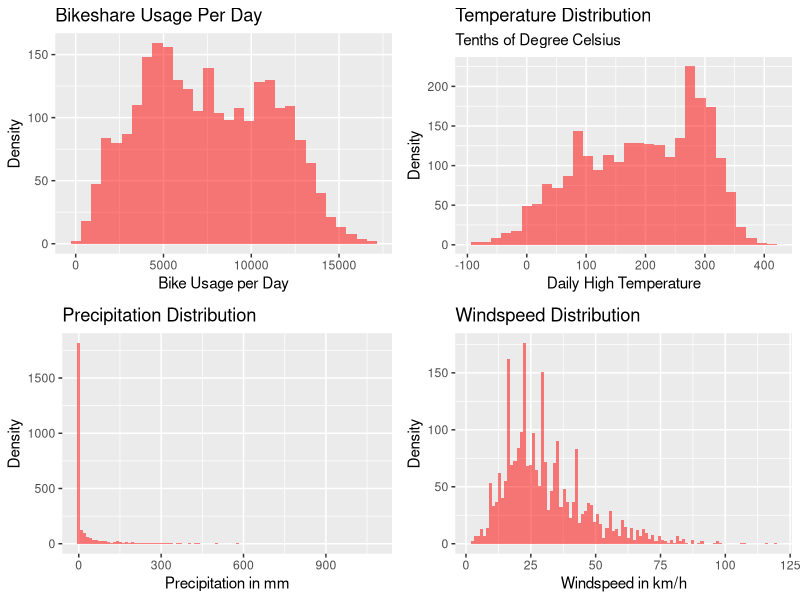
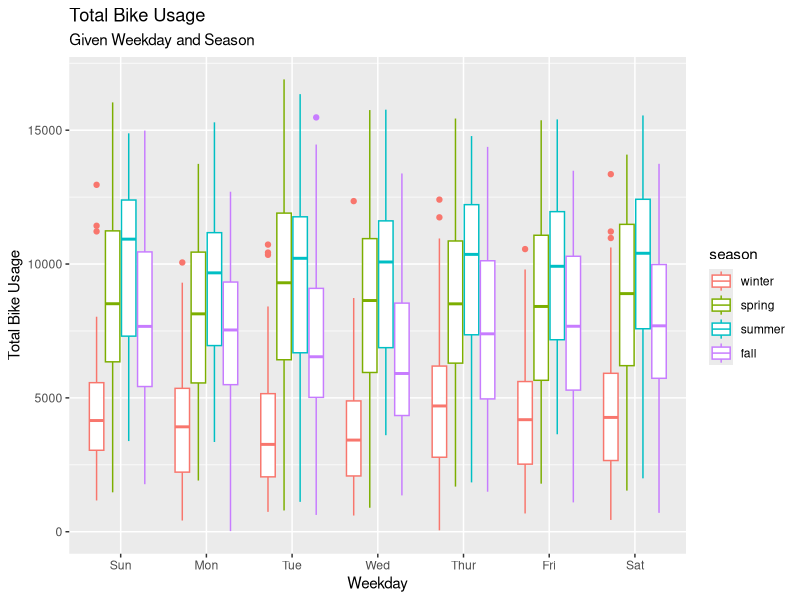
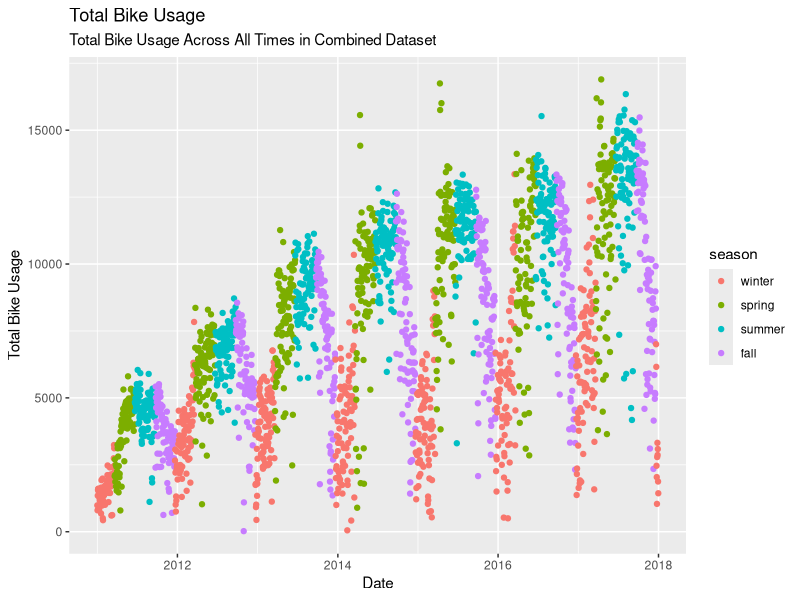
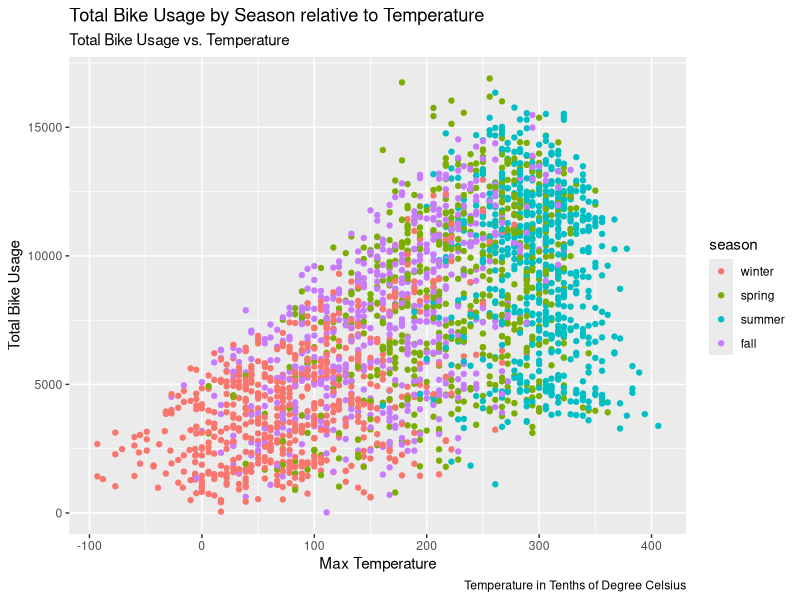
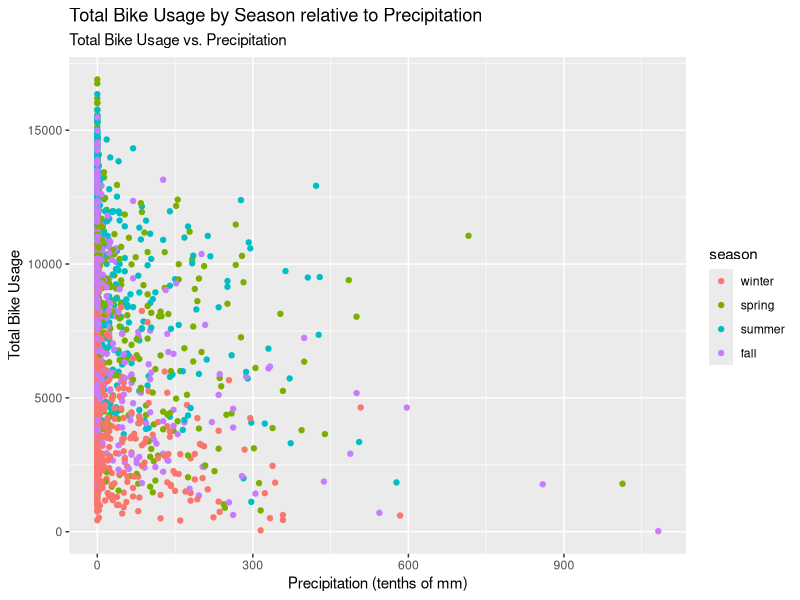
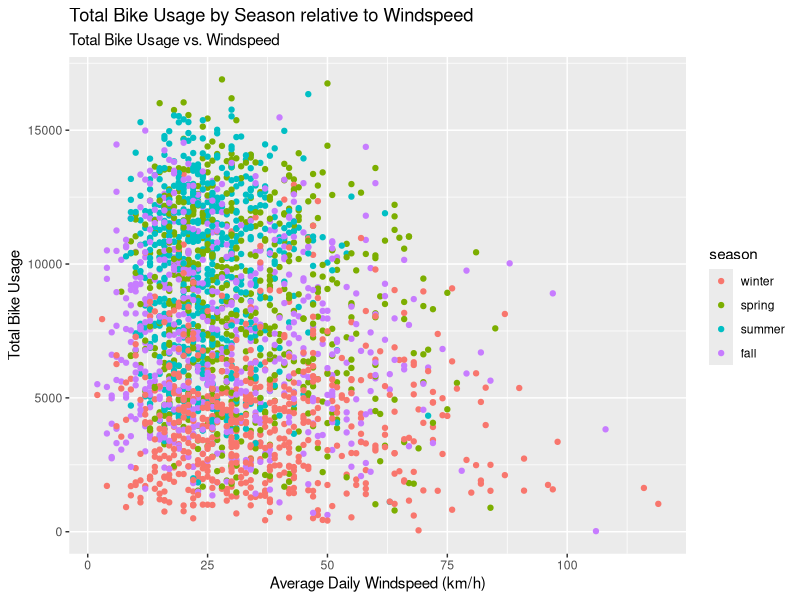
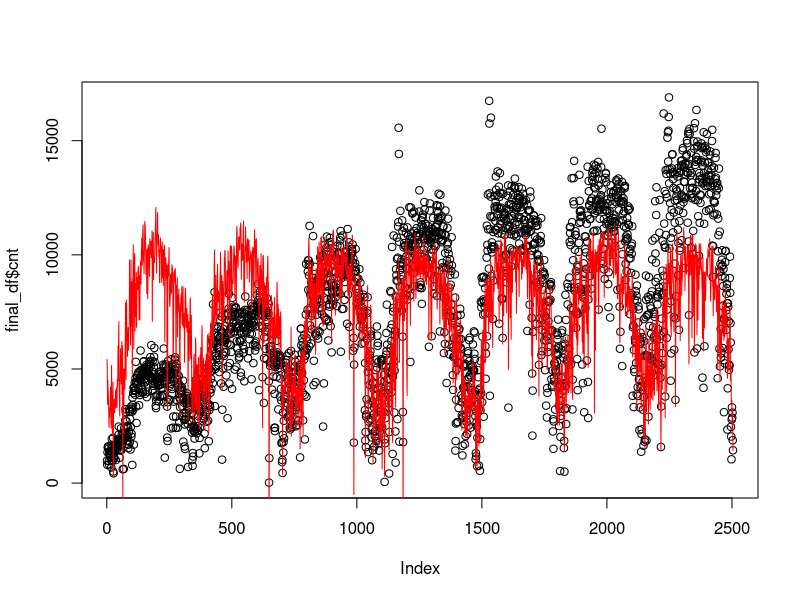

Source code (R) for these figures, in order:
## ---- chunk 1
knitr::opts_chunk$set(echo = TRUE)
library(tidyverse)
library(ggplot2)
require(gridExtra)
library(kableExtra)
library(broom)

final_df <- read_csv('../Data/final_df.csv')
## ---- chunk 2
usage_hist <- final_df %>% 
  ggplot() +
  geom_histogram(mapping = aes(cnt), fill = 'red', alpha = 0.5) +
    labs(
    x = "Bike Usage per Day",
    y = "Density",
    title = "Bikeshare Usage Per Day"
  )

temp_hist <- final_df %>% 
  ggplot() +
  geom_histogram(mapping = aes(TMAX), fill = 'red', alpha = 0.5) +
  labs(
    x = "Daily High Temperature",
    y = "Density",
    title = "Temperature Distribution",
    subtitle = "Tenths of Degree Celsius"
  )

prec_hist <- final_df %>% 
  ggplot() +
  geom_histogram(mapping = aes(PRCP), fill = 'red', alpha = 0.5, bins = 100) +
  labs(
    x = "Precipitation in mm",
    y = "Density",
    title = "Precipitation Distribution"
  )

windspeed_hist <- final_df %>%
  ggplot() +
  geom_histogram(mapping = aes(AWND), fill = 'red', alpha = 0.5, bins = 100) +
  labs(
    x = "Windspeed in km/h",
    y = "Density",
    title = "Windspeed Distribution"
  )

grid.arrange(usage_hist, temp_hist, prec_hist, windspeed_hist, ncol=2)
## ---- chunk 3
df_plot <- final_df |>
  mutate(
    season = factor(season),
    day_of_week = factor(day_of_week)
  )
levels(df_plot$season) <- c('winter', 'spring', 'summer', 'fall')
levels(df_plot$day_of_week) <- c('Sun', 'Mon', 'Tue', 'Wed', 'Thur', 'Fri', 'Sat')

df_plot %>% 
  ggplot(mapping = aes(day_of_week, cnt, color = season)) +
  geom_boxplot() +
  labs(
    x = "Weekday",
    y = "Total Bike Usage",
    title = "Total Bike Usage",
    subtitle = "Given Weekday and Season"
  )
## ---- chunk 4
df_plot %>% 
  ggplot(mapping = aes(dteday, cnt, color = season)) +
  geom_point() +
  labs(
    x = "Date",
    y = "Total Bike Usage",
    title = "Total Bike Usage",
    subtitle = "Total Bike Usage Across All Times in Combined Dataset"
  )
## ---- chunk 5
df_plot %>%
  ggplot(mapping = aes(TMAX, cnt, color = season)) +
  geom_point() +
  labs(
    x = "Max Temperature",
    y = "Total Bike Usage",
    title = "Total Bike Usage by Season relative to Temperature",
    subtitle = "Total Bike Usage vs. Temperature",
    caption = "Temperature in Tenths of Degree Celsius"
  )
## ---- chunk 6
df_plot %>%
  ggplot(mapping = aes(PRCP, cnt, color = season)) +
  geom_point() +
  labs(
    x = "Precipitation (tenths of mm)",
    y = "Total Bike Usage",
    title = "Total Bike Usage by Season relative to Precipitation",
    subtitle = "Total Bike Usage vs. Precipitation",
  )
## ---- chunk 7
df_plot %>%
  ggplot(mapping = aes(AWND, cnt, color = season)) +
  geom_point() +
  labs(
    x = "Average Daily Windspeed (km/h)",
    y = "Total Bike Usage",
    title = "Total Bike Usage by Season relative to Windspeed",
    subtitle = "Total Bike Usage vs. Windspeed"
  )
## ---- chunk 8
final_df %>% 
  select(TMAX, PRCP, AWND, cnt) %>% 
  cor() |>
  kable()
## ---- chunk 9
final_df <- final_df %>% mutate(season = as_factor(season)) %>%  
  mutate(day_of_week = as_factor(day_of_week))
lin_reg <- lm(cnt ~ TMAX + PRCP + AWND + day_of_week + season, data = final_df)
summary(lin_reg)
pred <- predict(lin_reg, final_df)
plot(final_df$cnt)
lines(pred, col = 'red')
